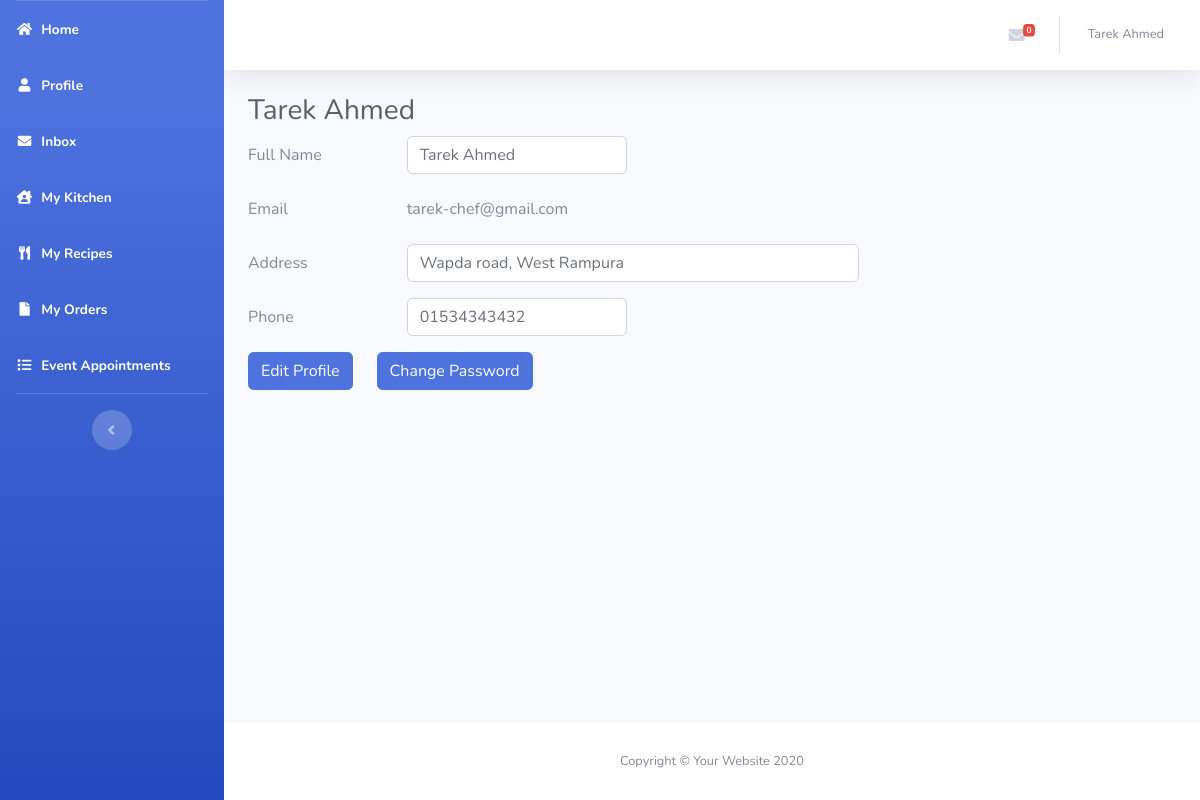
/chef/chef-profile.php (signed in), run on the app's committed database.
### tables this page shows
CREATE TABLE `chefs` (
  `chef_id` int(11) NOT NULL,
  `chef_name` varchar(255) NOT NULL,
  `chef_email` varchar(255) NOT NULL,
  `chef_address` varchar(255) NOT NULL,
  `chef_phone` varchar(255) NOT NULL,
  `bkash` varchar(255) NOT NULL,
  `pw` varchar(255) NOT NULL,
  `nid` varchar(255) NOT NULL,
  `code` varchar(255) NOT NULL,
  `status` int(11) NOT NULL DEFAULT 0,
  `role` int(11) NOT NULL DEFAULT 2
);

### chef/chef-profile.php (the view, shortened to what this page needs)
<?php include_once 'header.php'; ?>
        <div class="container-fluid">
          <?php
            $sql = "SELECT * FROM chefs WHERE chef_id='$id'";
            $result = $conn->query($sql);
            while($row = $result->fetch_assoc()) { ?>
              <div class="row">
                <div class="col">
          <h1 class="h3 mb-2 text-gray-800"><?=$row['chef_name']?></h1>
          <form action="edit-profile.php" method="POST">
            <div class="form-group row">
              <label for="name" class="col-sm-2 col-form-label">Full Name</label>
              <div class="col-sm-auto">
                <input type="text" class="form-control" name="name" value="<?=$row['chef_name']?>" required>
              </div>
            </div>
            <div class="form-group row">
              <label for="email" class="col-sm-2 col-form-label">Email</label>
              <div class="col-sm-6">
                <input type="email" readonly class="form-control-plaintext" name="email" value="<?=$row['chef_email']?>" required>
              </div>
            </div>
            <div class="form-group row">
              <label for="address" class="col-sm-2 col-form-label">Address</label>
              <div class="col-sm-6">
                <input type="text" class="form-control" name="address" value="<?=$row['chef_address']?>" required>
              </div>
            </div>
            <div class="form-group row">
              <label for="phone" class="col-sm-2 col-form-label">Phone</label>
              <div class="col-sm-auto">
                <input type="text" class="form-control" name="phone" value="<?=$row['chef_phone']?>" required>
              </div>
            </div>
            <div class="row">
              <div class="col-auto">
                <button type="submit" class="btn btn-primary">Edit Profile</button>
              </div>
              <div class="col-auto">
                <a href="change-password.php" class="btn btn-primary">Change Password</a>
              </div>
            </div>
          </form>
                </div>
              </div>
      <?php }
          ?>
        </div>
      </div>
<?php include_once 'footer.php'; ?>

### chef/header.php (shortened to what this page needs)
<?php
  $id = $_SESSION['id'];
?>
<!DOCTYPE html>
<html lang="en">
<head>
  <link href="../panel/vendor/fontawesome-free/css/all.min.css" rel="stylesheet" type="text/css">
  <link href="../panel/css/sb-admin-2.min.css" rel="stylesheet">
  <link href="../panel/css/style.css" rel="stylesheet">
  <link href="../panel/vendor/datatables/dataTables.bootstrap4.min.css" rel="stylesheet">
</head>
<body id="page-top">
  <div id="wrapper">
    <ul class="navbar-nav bg-gradient-primary sidebar sidebar-dark accordion" id="accordionSidebar">
      <li class="nav-item active">
        <a class="nav-link" href="../index.php">
          <i class="fas fa-fw fa-home"></i>
          <span>Home</span></a>
      </li>
      <li class="nav-item active">
        <a class="nav-link" href="chef-profile.php">
          <i class="fas fa-fw fa-user"></i>
          <span>Profile</span></a>
      </li>
      <li class="nav-item active">
        <a class="nav-link" href="messages.php">
          <i class="fas fa-fw fa-envelope"></i>
          <span>Inbox</span></a>
      </li>
      <li class="nav-item active">
        <a class="nav-link" href="my-kitchen.php">
          <i class="fas fa-fw fa-house-user"></i>
          <span>My Kitchen</span></a>
      </li>
      <li class="nav-item active">
        <a class="nav-link" href="chef-recipe.php">
          <i class="fas fa-fw fa-utensils"></i>
          <span>My Recipes</span></a>
      </li>
      <li class="nav-item active">
        <a class="nav-link" href="chef-order.php">
          <i class="fas fa-fw fa-file"></i>
          <span>My Orders</span></a>
      </li>
      <li class="nav-item active">
        <a class="nav-link" href="chef-hire.php">
          <i class="fas fa-fw fa-list"></i>
          <span>Event Appointments</span></a>
      </li>
      <hr class="sidebar-divider d-none d-md-block">
      <div class="text-center d-none d-md-inline">
        <button class="rounded-circle border-0" id="sidebarToggle"></button>
      </div>
    </ul>
    <div id="content-wrapper" class="d-flex flex-column">
      <div id="content">
        <nav class="navbar navbar-expand navbar-light bg-white topbar mb-4 static-top shadow">
          <ul class="navbar-nav ml-auto">
            <?php
              $conn = connect();
              $sql = "SELECT * FROM conversations WHERE chef_id = '$id' AND status_c = '1'";
              $result = $conn->query($sql);
              $newNoti = mysqli_num_rows($result);
            ?>
            <li class="nav-item dropdown no-arrow mx-1">
              <a class="nav-link dropdown-toggle" href="#" id="alertsDropdown" role="button" data-toggle="dropdown" aria-haspopup="true" aria-expanded="false">
                <i class="fas fa-envelope fa-fw"></i>
                <span class="badge badge-danger badge-counter"><?=$newNoti?></span>
              </a>
            </li>
            <li class="nav-item dropdown no-arrow">
              <a class="nav-link dropdown-toggle" href="#" id="userDropdown" role="button" data-toggle="dropdown" aria-haspopup="true" aria-expanded="false">
                <?php
                  $sql = "SELECT * FROM chefs WHERE chef_id='$id'";
                  $result = $conn->query($sql);
                  while($row = $result->fetch_assoc()) { ?>
                    <span class="mr-2 d-none d-lg-inline text-gray-600 small"><?=$row['chef_name']?></span>
                <?php }
                ?>
              </a>
            </li>
          </ul>
        </nav>

### data on the page
chefs: chef_name "Tarek Ahmed", name "Tarek Ahmed", email "tarek-chef@gmail.com", address "Wapda road, West Rampura", phone "01534343432"

### other printed values
$newNoti "0"
